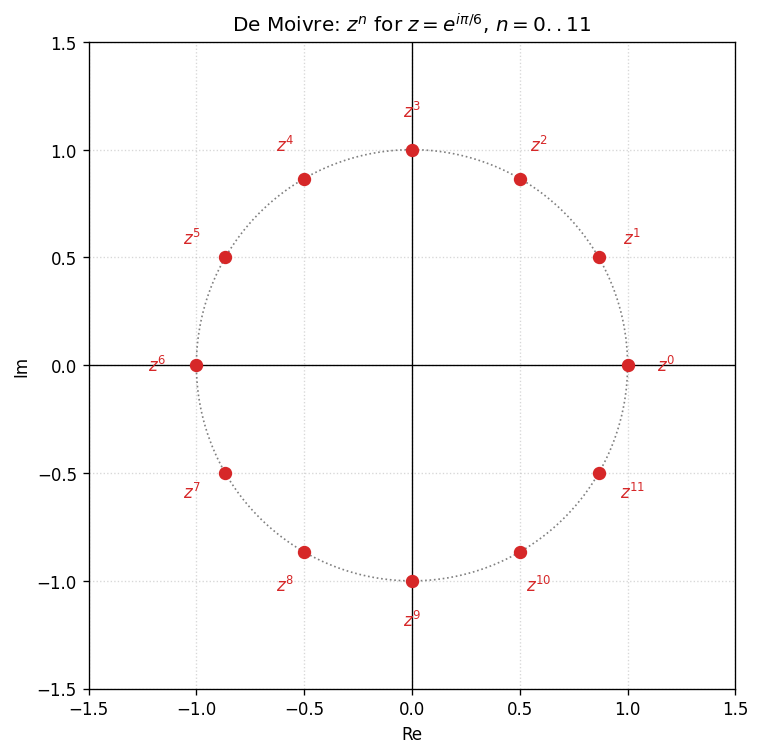

Write the Python code that produced this figure.
"""fig12 — De Moivre: powers of z = e^(iπ/6) trace 12 equally-spaced points."""
import numpy as np
from _helpers import new_axes, save_and_show

fig, ax = new_axes(xlim=(-1.5, 1.5), ylim=(-1.5, 1.5),
                   title=r"De Moivre: $z^n$ for $z = e^{i\pi/6}$, $n = 0..11$")

t = np.linspace(0, 2 * np.pi, 400)
ax.plot(np.cos(t), np.sin(t), color="gray", lw=1, linestyle=":")

theta0 = np.pi / 6
for n in range(12):
    zn = np.exp(1j * n * theta0)
    ax.plot(zn.real, zn.imag, "o", color="C3", markersize=7)
    ax.text(1.18 * zn.real, 1.18 * zn.imag, f"$z^{{{n}}}$",
            color="C3", fontsize=10, ha="center", va="center")

save_and_show(fig, "fig12_de_moivre.png")
